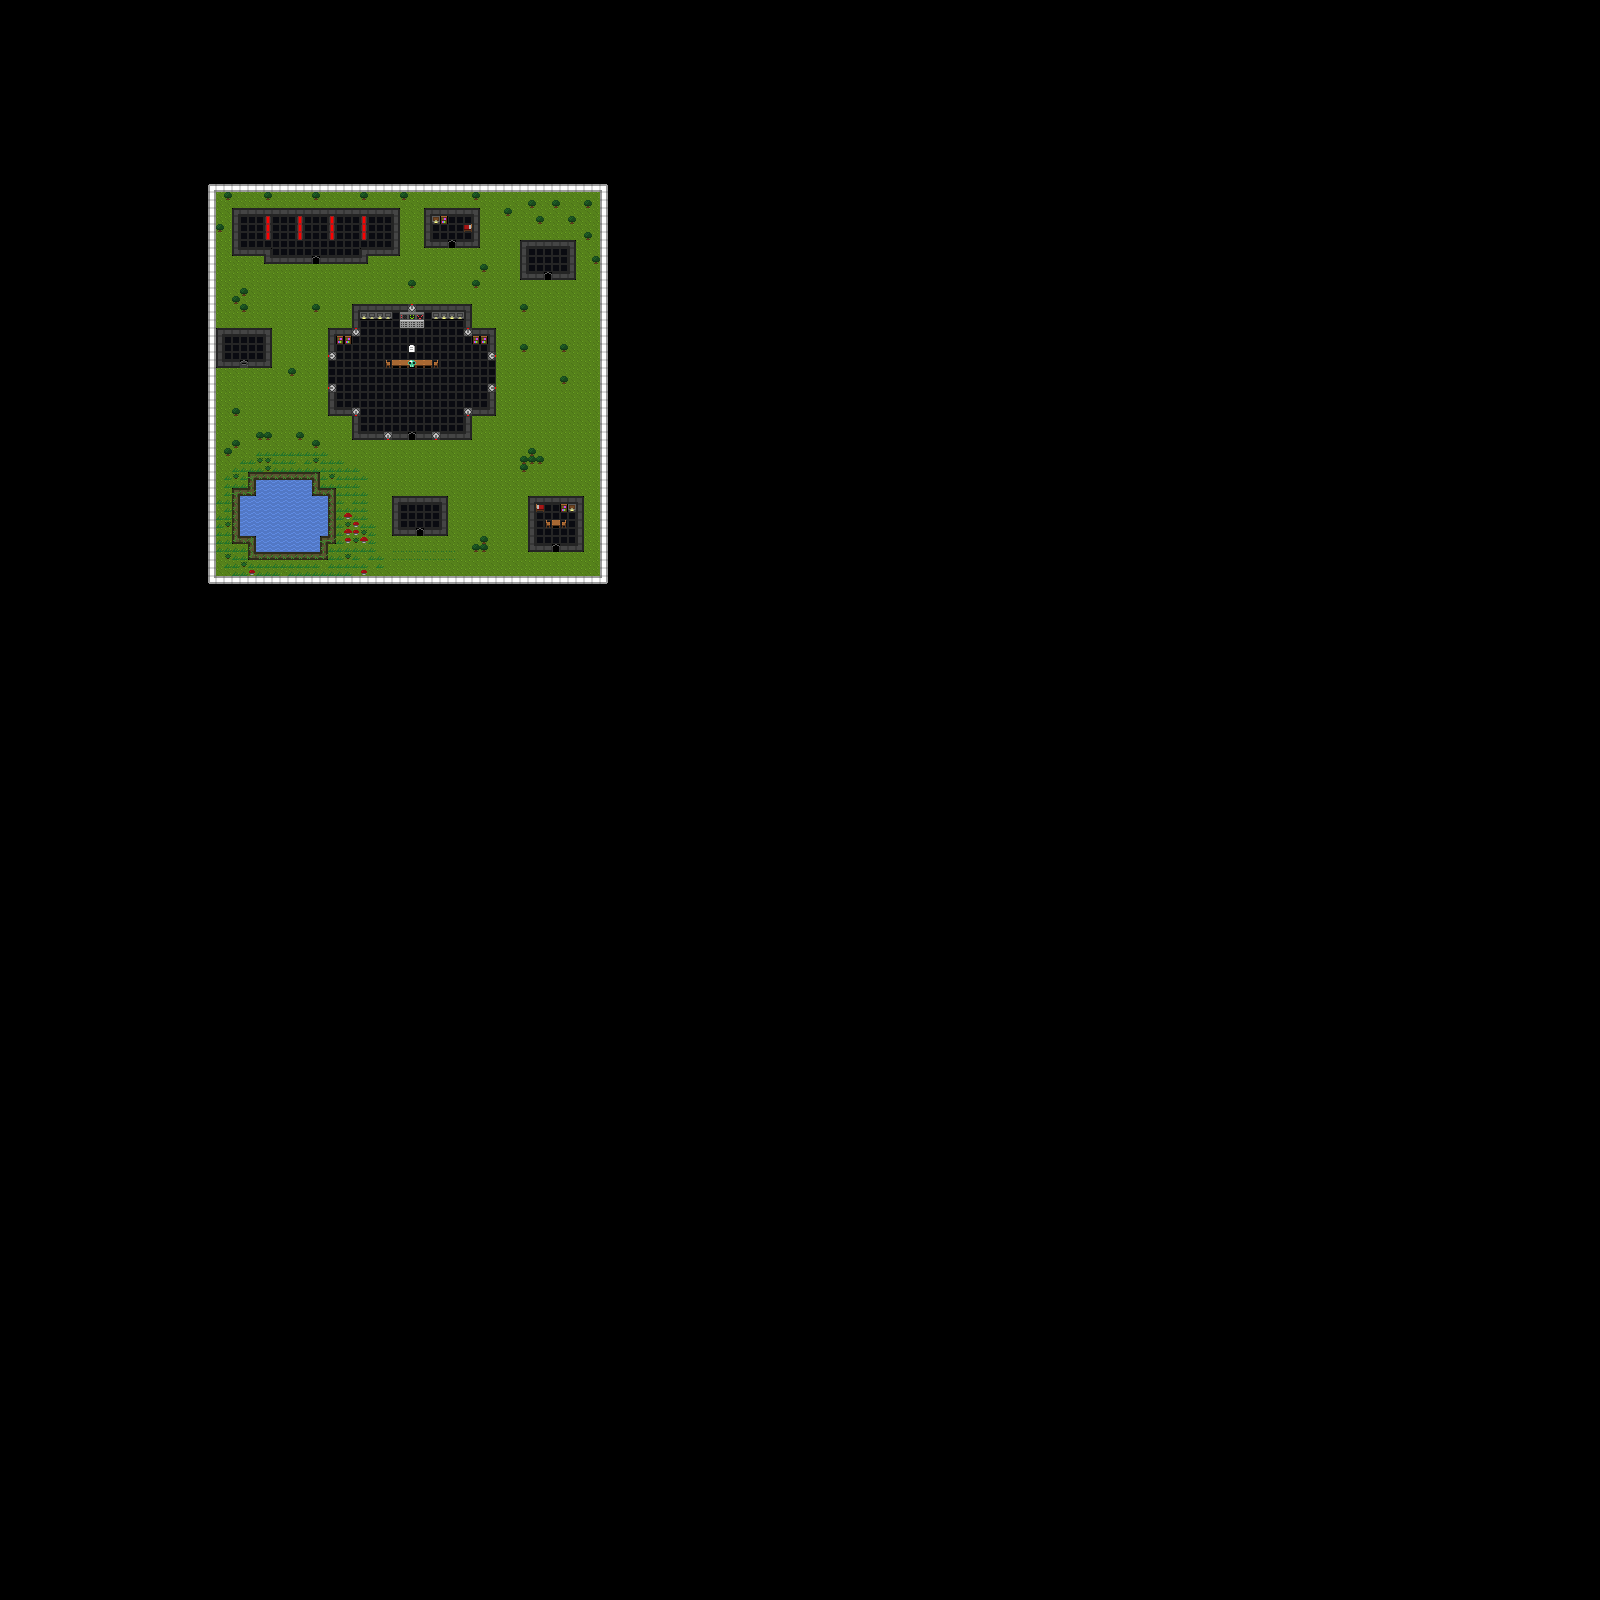

This is a level from a 2D game, rendered from its Tiled map with the project's own tilesets. A one-line summary and the map file follow, with tile-layer data summarised:
An orthogonal 200x200 tile map with 8x8 px tiles, 3 tile layers (Tile Layer 1, Tile Layer 2, Tile Layer 3), 2 tilesets.

<map version="1.0" orientation="orthogonal" renderorder="right-down" width="200" height="200" tilewidth="8" tileheight="8" nextobjectid="1">
 <tileset firstgid="1" name="tiles" tilewidth="8" tileheight="8" tilecount="780" columns="30">
  <image source="tiles.png" trans="ff00ff" width="240" height="208" />
 </tileset>
 <tileset firstgid="781" name="lofi_horror_env" tilewidth="8" tileheight="8" tilecount="256" columns="16">
  <image source="oryx_lofi_horror/oryx_lofi_horror/lofi_environment.png" trans="ff00ff" width="128" height="128" />
 </tileset>
 <layer name="Tile Layer 1" width="200" height="200">
  <data>[40000 cells, 2500 non-empty, 36 distinct tile ids]</data>
 </layer>
 <layer name="Tile Layer 2" width="200" height="200">
  <data>[40000 cells, 226 non-empty, 18 distinct tile ids]</data>
 </layer>
 <layer name="Tile Layer 3" width="200" height="200">
  <data>[40000 cells, 42 non-empty, 1 distinct tile ids]</data>
 </layer>
</map>
